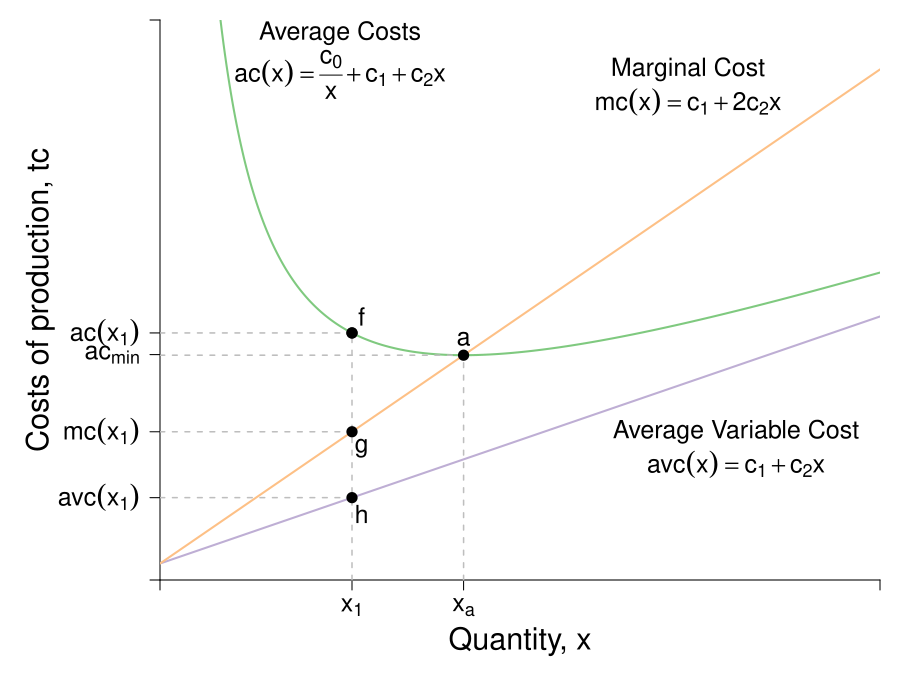

The script that saved this image:
#Graph Designer: Simon Halliday
#Authors: Bowles, Foley and Halliday
#Title: Coordination, Conflict and Competition: A Text in Microeconomics

require(shape)
pdf(file = "firmmarketsupply/average_marginal_costs.pdf", width = 9, height = 7)

#Set parameters for graphics
axislabelsize <- 1.5
labelsize <- 1.2
graphlinewidth <- 3
segmentlinewidth <- 2

COL <- c("#7fc97f", "#beaed4", "#fdc086", "#ffff99", "#386cb0", "#f0027f", "#bf5b17", "#666666")
COLA <- c("#99d8c9","#66c2a4","#41ae76", "#238b45", "#005824")
COLB <- c("#4eb3d3", "#2b8cbe", "#0868ac","#084081")

#Edited the margins to cater for the larger LHS labels
par(mar =  c(6, 6, 4, 4))

totalcost <- function(x, c0 = 10, c1 = 2, c2 = 0.5){
  c0 + c1*x + c2*x^2
}

avgcost <- function(x,  c0 = 2, c1 = 0.05, c2 = 0.05){
  (c0 + c1*x + c2*x^2)/x
}

avgvarcost <- function(x,  c1 = 0.05, c2 = 0.05){
  (c1*x + c2*x^2)/x
}

marginalcost <- function(x, c1 = 0.05, c2 = 0.05){
  c1 + 2*c2*x
}

mcline <- Mpline <- function(x, constant = 0.3181472, slope = 0.125){
  constant + slope*x
}


xlims <- c(0, 15)
ylims <- c(0, 1.7)

npts <- 501 
x <- seq(xlims[1], xlims[2], length.out = npts)
y <- seq(ylims[1], ylims[2], length.out = npts) 
a <- c(13, 16.75, 19.25)

plot(0, 0, xlim = xlims, ylim = ylims, type = "n",
     xlab = expression(paste("")),
     ylab = expression(paste("")), 
     xaxt = "n", 
     yaxt = "n", 
     cex.lab = axislabelsize, 
     bty = "n",
     xaxs="i", 
     yaxs="i")

# ticksy <- seq(from = ylims[1], to = ylims[2], by = 1)
# ylabels <- seq(from = ylims[1], to = ylims[2], by = 1)
# ticksx <- seq(from = xlims[1], to = xlims[2], by = 1)
# xlabels <- seq(from = xlims[1], to = xlims[2], by = 1)
ticksy <- c(0, avgvarcost(x = 4), marginalcost(x = 4), avgcost(6.82456), avgcost(x = 4), ylims[2])
ylabels <- c(NA, expression(paste(avc(x[1]))), expression(paste(mc(x[1]))), expression(paste(ac[min])), expression(paste(ac(x[1]))), NA)
ticksx <- c(0, 4, 6.32456, xlims[2])
xlabels <- c(NA, expression(paste(x[1])), expression(paste(x[a])), NA)




axis(1, at = ticksx, pos = 0, labels = xlabels, cex.axis = labelsize)
axis(2, at = ticksy, pos = 0, labels = ylabels, las = 1, cex.axis = labelsize)

npts <- 500 
xx1 <- seq(xlims[1], xlims[2], length.out = npts)
xx3 <- seq(4, 8, length.out = npts)

#lines(xx1, bcA(xx1, w = 10, p = 1.5), col = COLB[3], lwd = graphlinewidth)
lines(xx1, avgcost(xx1, c0 = 2, c1 = 0.05, c2 = 0.05), col = COL[1], lwd = graphlinewidth)
lines(xx1, avgvarcost(xx1, c1 = 0.05, c2 = 0.05), col = COL[2], lwd = graphlinewidth)
lines(xx1, marginalcost(xx1, c1 = 0.05, c2 = 0.05), col = COL[3], lwd = graphlinewidth)
#lines(xx3, mcline(xx3, constant = totalcost(x = 4, c0 = 2, c1 = 0.05, c2 = 0.05) - 6*marginalcost(x = 4, c1 = 0.05, c2 = 0.05), slope = marginalcost(x = 4, c1 = 0.05, c2 = 0.05)), col = "gray", lty = 2, lwd = graphlinewidth)

#Label the axes
mtext(expression(paste("Quantity of output, ", x)), side=1, line = 2.5, cex = axislabelsize)
text(-1.9, 0.5*ylims[2], expression(paste("Costs of production, ",tc)), xpd = TRUE, cex = axislabelsize, srt = 90) 

#Label the cost curve
text(12.5, 14, expression("Total Cost"), cex = labelsize)
text(12.5, 13.5, expression(paste(tc(x) == c[0] + c[1]*x + c[2]*x^2)), cex = labelsize)

#Average Cost
text(3.3, avgcost(x = 3.2) + 0.825, expression(paste("Average Costs")), cex = labelsize)
text(3.3, avgcost(x = 3.2) + 0.7, expression(paste(ac(x) == frac(c[0],x) + c[1] + c[2]*x)), cex = labelsize)

#Average cost minimum
segments(0, avgcost(x = 6.32456), 6.32456, avgcost(x = 6.32456), lty = 2, col = "gray" , lwd = segmentlinewidth)
segments(6.32456, 0, 6.32456, avgcost(x = 6.32456), lty = 2, col = "gray" , lwd = segmentlinewidth)
text(6.32456+0.1, avgcost(x = 6.32456)+0.05, expression(paste("a")), cex = labelsize)
points(6.32456, avgcost(x = 6.32456), pch = 16, col = "black", cex = 1.5)


#Marginal Cost
text(12, marginalcost(x = 12) + 0.3, expression(paste("Marginal Cost")), cex = labelsize)
text(12, marginalcost(x = 12) + 0.2, expression(paste(mc(x) == c[1] + 2*c[2]*x)), cex = labelsize)

#Average Variable Cost
text(12, avgvarcost(x = 12) - 0.15, expression(paste("Average Variable Cost")), cex = labelsize)
text(12, avgvarcost(x = 12) - 0.25, expression(paste(avc(x) == c[1] + c[2]*x)), cex = labelsize)


#Draw segments for average cost
segments(0, avgcost(x = 4, c0 = 2, c1 = 0.05, c2 = 0.05), 4, avgcost(x = 4, c0 = 2, c1 = 0.05, c2 = 0.05), lty = 2, col = "gray" , lwd = segmentlinewidth)
segments(4, 0, 4, avgcost(x = 4), lty = 2, col = "gray" , lwd = segmentlinewidth)
segments(0, marginalcost(x = 4), 4, marginalcost(x = 4), lty = 2, col = "gray" , lwd = segmentlinewidth)
segments(0, avgvarcost(x = 4), 4, avgvarcost(x = 4), lty = 2, col = "gray" , lwd = segmentlinewidth)
# segments(0, 0, 4, avgcost(x = 4, c0 = 2, c1 = 0.05, c2 = 0.05), lty = 2, col = COLB[4] , lwd = segmentlinewidth)
points(4, avgcost(x = 4, c0 = 2, c1 = 0.05, c2 = 0.05), pch = 16, col = "black", cex = 1.5)

text(4.1, avgcost(x = 4) + 0.05, expression(paste("f")), cex = labelsize)
points(4, avgcost(x = 4), pch = 16, col = "black", cex = 1.5)

text(4.15, marginalcost(x = 4) - 0.05, expression(paste("g")), cex = labelsize)
points(4, marginalcost(x = 4), pch = 16, col = "black", cex = 1.5)

text(4.15, avgvarcost(x = 4) - 0.05, expression(paste("h")), cex = labelsize)
points(4, avgvarcost(x = 4), pch = 16, col = "black", cex = 1.5)

dev.off()
